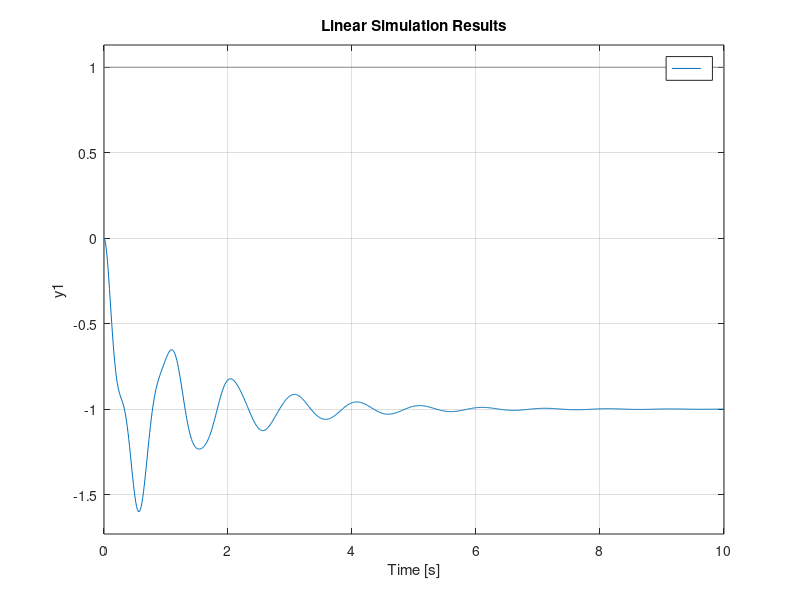
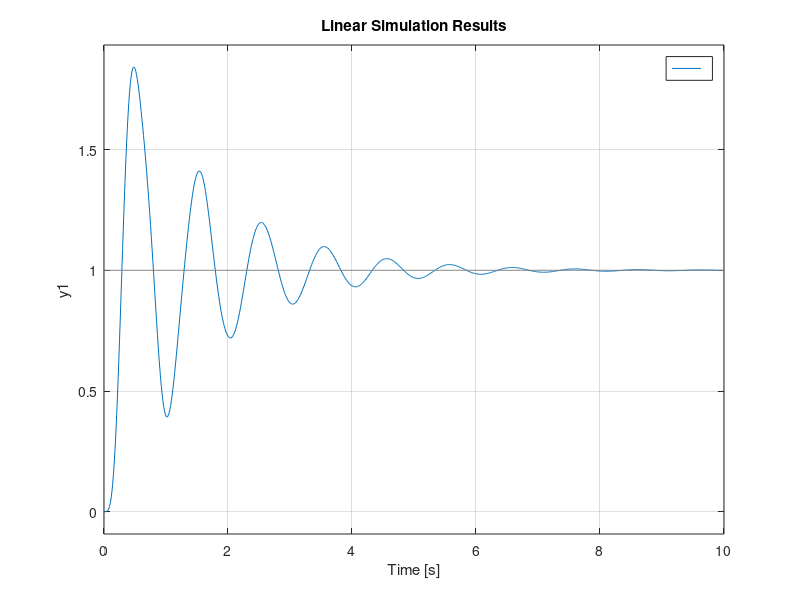

Write MATLAB code to recreate these figures, in order.
%% Lotanna Ezenwa
% Homework 3
% Due Friday, October 6, 2016

s = tf('s');
G1 = -1/(s^2 - 100^2/(s^2+100) + 5*s + 200);
G2 = -100/(s^2 + 100)*G1;
impulse(G1,'r',G2,'y--');
grid
legend('G1','G2');

dt = .0125;
t = 0:dt:10;
t0 = 0;
u = ones(size(t));
lsim(100*G1,u,t);
figure(3)
lsim(100*G2,u,t);